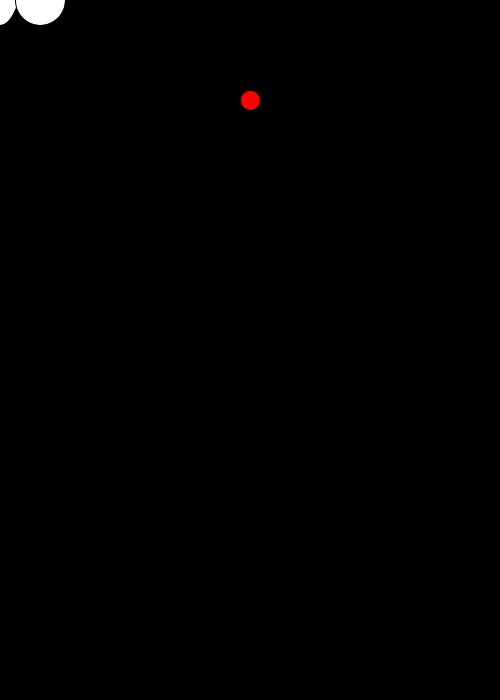
Frame 1 (no input)
Frame 60 (the mouse pressed at the canvas centre just before this capture): identical to frame 1, image omitted
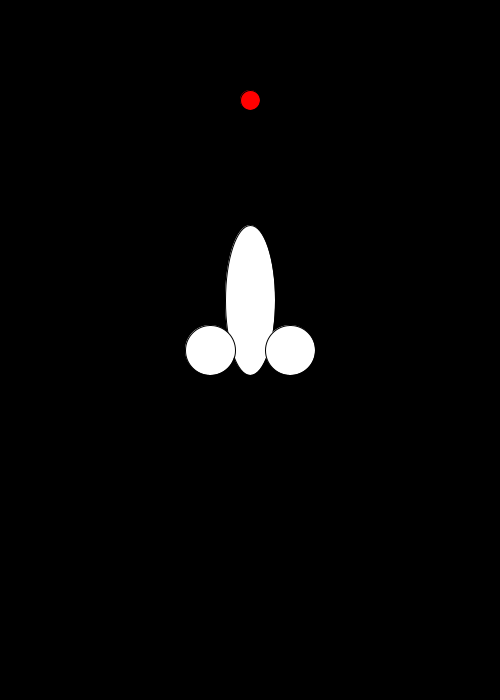
Frame 120 (the mouse held since frame 60 and released just before this capture)

The Processing sketch that drew these frames (run headless with seeded random() and noise(); from frame 60 on, the mouse is pressed at the canvas centre):

// Processing sketch: Cazzo_nave
// ── Cazzo_nave.pde
void setup() {
  size(500, 700);
  noCursor();
}

int x=-10, y=-10;
int points=0;

void draw() {
  background(0);
  fill(255);
  ellipse(mouseX, mouseY-50, 50, 150);
  ellipse(mouseX-40, mouseY, 50, 50);
  ellipse(mouseX+40, mouseY, 50, 50);
  fill(255,0,0);
  ellipse(250,100,20,20);

  if (keyPressed) {
    if (key == ' ') {
      x=mouseX;
      y=mouseY-125;
    }
  }
  fill(255);
  ellipse(x, y, 10, 10);
  y-=10;
  
  if(dist(x,y,250,100)<10){
    points++;
    println("Punteggio: "+points);
  }
}
